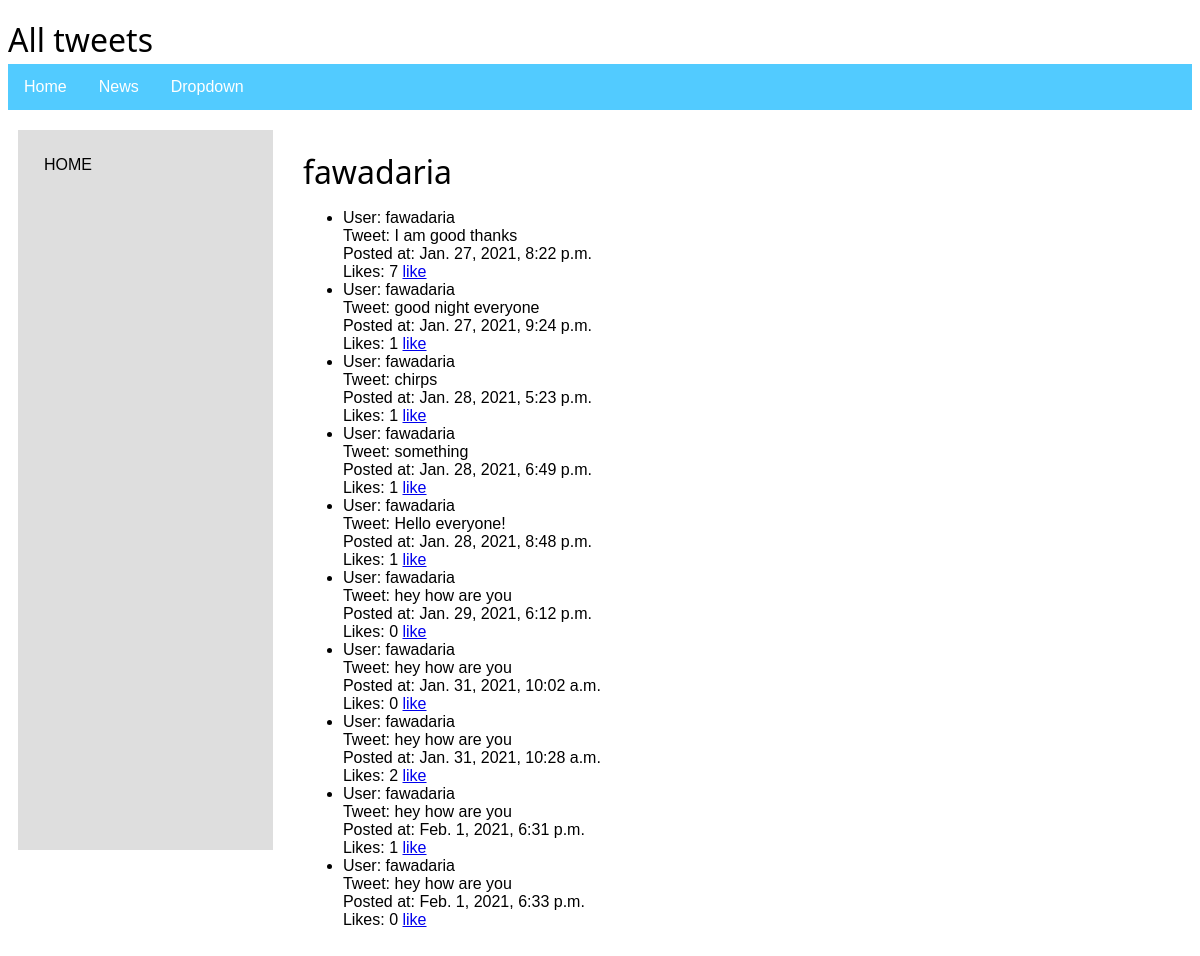
/profile/ (signed in), run on the app's committed database.
### posts/models.py (models this page shows)
class Chirps(models.Model):
    user = models.ForeignKey(User, on_delete=models.CASCADE, related_name='chirps')
    message = models.CharField(max_length=128)
    created_at = models.DateTimeField(null=True, blank=True)
    likes = models.IntegerField(default=0)

### posts/views.py (the view)
# urls.py: path('', views.index, name="index"),
def index(request):
    twits = request.user.chirps.all()
    context = {
        'twits': twits
    }
    return render(request, 'posts/index.html', context)

### posts/templates/posts/index.html (shortened to what this page needs)
<!DOCTYPE html>
<html lang="en">
<head>
    {% load static %}
    <link rel="stylesheet"  type="text/css" href="{% static 'user_app/style.css' %}">
</head>
<body>
    <div class="wrapper">
    <header class="Header">
        <h1 class="login">All tweets</h1>
    </header>
    <div class="navbar">
        <a href="/home">Home</a>
        <a href="#news">News</a>
        <div class="dropdown">
          <button class="dropbtn">Dropdown
          </button>
        </div>
      </div>
    <div class="flexbox-item-continer">
    <main class="flexbox-item flex1">
      <h1>
        {{ request.user.username }}
    </h1>
      <ul>
        {% for twit in twits %}
        <li>
          User: {{twit.user}} <br>
          Tweet: {{ twit.message }}<br>
          Posted at: {{ twit.created_at}}<br>
          Likes:
          {{twit.likes}} <a href="{% url 'posts:likes' twit.id %}">like</a>
          {%endfor%}
        </li>
      </ul>
    </main>
    <aside class="flexbox-item flex2">
        <ul>
        <li><a href="/home">HOME</a></li>
        </ul>
    </aside>
    <aside class="flexbox-item flex3">
    </aside>
    </div>
</div>
</body>
</html>

### user_app/static/user_app/style.css (style rules this page uses)
.wrapper { display: grid; grid-template-columns: 1fr; grid-template-rows: 1fr 1fr ; grid-gap: 10px; }
header { grid-column: 1/-1; text-align: left; grid-row-start: 1; grid-row-end: 1; height: 2em; }
h2, h1 { font-family: "Segoe UI",Arial,sans-serif; font-weight: 400; margin: 10px 0; }
body { font-family: Arial, Helvetica, sans-serif; }
.navbar { grid-row-start: 2; grid-row-end: 2; grid-column: 1/-1; text-align: right; overflow: hidden; background-color: #52CBFF; }
.navbar a { float: left; font-size: 16px; color: white; text-align: center; padding: 14px 16px; text-decoration: none; }
.dropdown { float: left; overflow: hidden; }
.dropdown .dropbtn { font-size: 16px; border: none; outline: none; color: white; padding: 14px 16px; background-color: inherit; font-family: inherit; margin: 0; }
main { margin: 10px; padding: 10px; }
aside { padding: 10px; text-align: left; }
aside a { font-size: 1em; text-decoration: none; padding-right: 1em; }
aside li { display: inline-block; padding-bottom: 0.5em; }
aside a:link { color: #000000; }
aside ul { padding-left: 1em; list-style-type: none; }
.flexbox-item-continer { display: flex; align-items: baseline; flex-direction: row; align-items: flex-start; }
.flexbox-item { margin: 10px; width: 33.333333%; }
.flex1 { flex: 5; order: 2; }
.flex2 { flex: 1.7; order: 1; overflow: scroll; height: 700px; flex-wrap: nowrap; background-color: #DEDEDE; }
.flex3 { flex: 1; order: 3; }

### data on the page
Chirps: user "fawadaria", message "I am good thanks", created_at "Jan. 27, 2021, 8:22 p.m.", likes "7"
Chirps: user "fawadaria", message "good night everyone", created_at "Jan. 27, 2021, 9:24 p.m.", likes "1"
Chirps: user "fawadaria", message "chirps", created_at "Jan. 28, 2021, 5:23 p.m.", likes "1"
Chirps: user "fawadaria", message "something", created_at "Jan. 28, 2021, 6:49 p.m.", likes "1"
Chirps: user "fawadaria", message "Hello everyone!", created_at "Jan. 28, 2021, 8:48 p.m.", likes "1"
Chirps: user "fawadaria", message "hey how are you", created_at "Jan. 29, 2021, 6:12 p.m.", likes "0"
Chirps: user "fawadaria", message "hey how are you", created_at "Jan. 31, 2021, 10:02 a.m.", likes "0"
Chirps: user "fawadaria", message "hey how are you", created_at "Jan. 31, 2021, 10:28 a.m.", likes "2"
Chirps: user "fawadaria", message "hey how are you", created_at "Feb. 1, 2021, 6:31 p.m.", likes "1"
Chirps: user "fawadaria", message "hey how are you", created_at "Feb. 1, 2021, 6:33 p.m.", likes "0"

### other printed values
{{ request.user.username }} "fawadaria"
